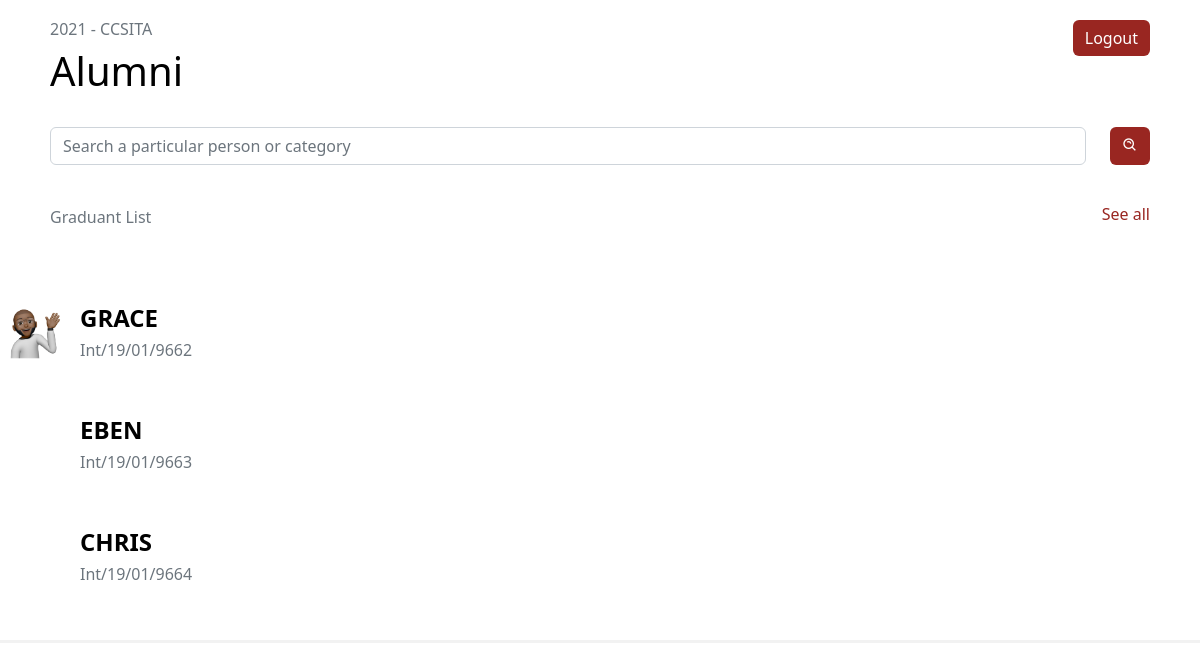
Page /userbase (signed in) on the earlier database version.
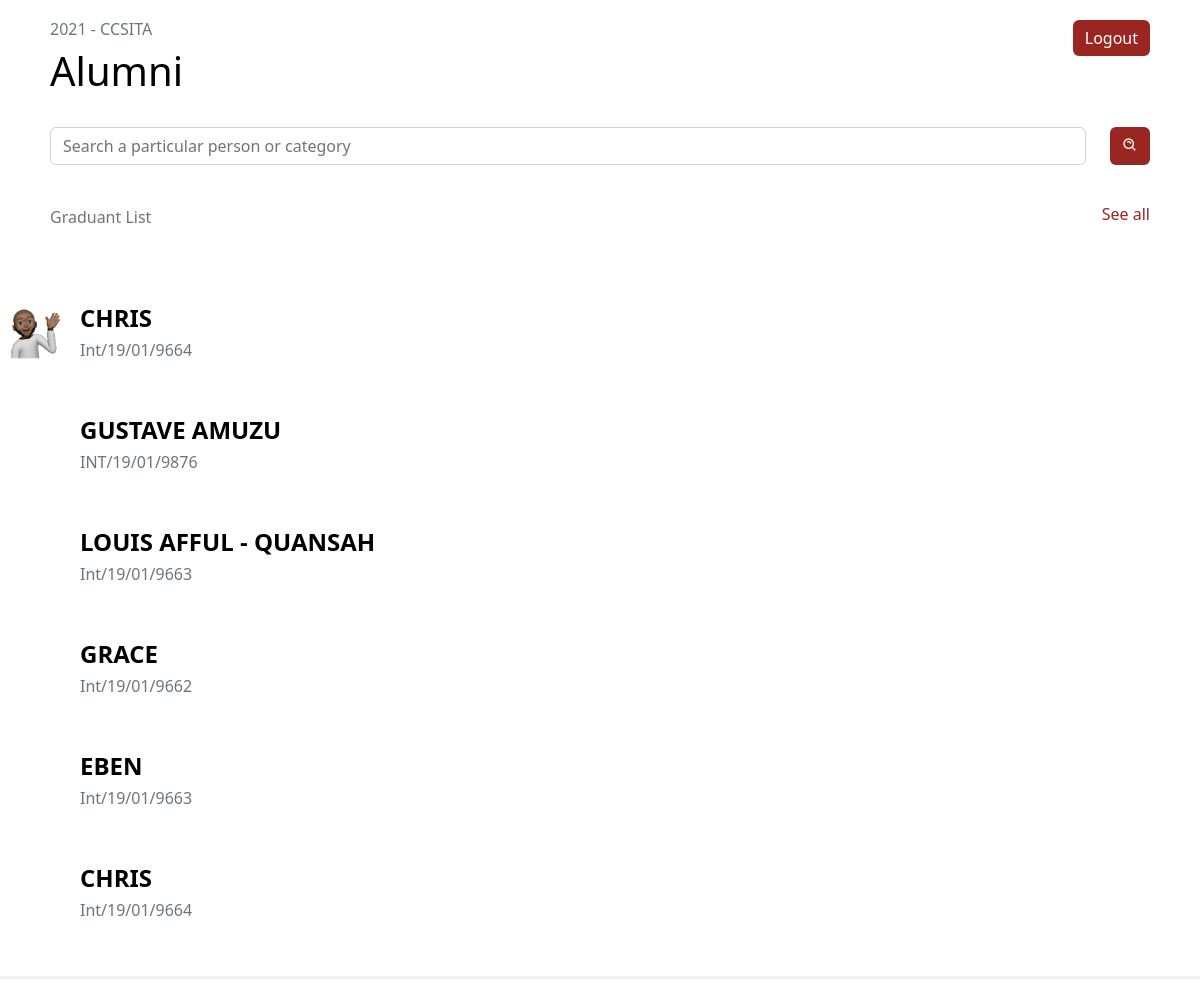
Same page on the later database version.
### app.py (models this page shows)
class User(db.Model,UserMixin):
    id= db.Column(db.Integer, primary_key=True)
    fullname= db.Column(db.String()  )
    indexnumber= db.Column(db.Integer())
    gender= db.Column(db.String()    )
    school= db.Column(db.String()    )
    department= db.Column(db.String()    )
    program= db.Column(db.String()   )
    completed= db.Column(db.Integer()     )
    admitted= db.Column(db.Integer()  )
    email= db.Column(db.String()     )
    telephone= db.Column(db.String()     )
    hall= db.Column(db.String()  )
    nationality= db.Column(db.String()   )
    address= db.Column(db.String()   )
    work= db.Column(db.String()  )
    guardian= db.Column(db.String()  )
    kin= db.Column(db.String()   )
    relationship= db.Column(db.String()  )
    marital= db.Column(db.String()   )
    health= db.Column(db.String()    )
    extra= db.Column(db.String()     )
    image_file = db.Column(db.String(20))
    def __repr__(self):
        return f"User('{self.id}', {self.fullname}, {self.gender}'"

### app.py (the view)
@app.route('/userbase')
@login_required
def userbase():
    print("Fetching all")
    users=User.query.order_by(User.id.desc()).all()
    print(users)
    print(current_user)
    return render_template("userbase.html", users=users, current_user=current_user, header="Information Technology", smalltitle="2021", name="- CCSITA", numberofentries="16 entries")

### forms.py
class Search(FlaskForm):
    searched = StringField('Searched', validators=[DataRequired()])
    submit = SubmitField('Search')

### app.py (called while the page is built)
@login_manager.user_loader
def load_user(user_id):
    return Person.query.get(int(user_id))

@app.context_processor
def base():
    form=Search()
    return dict(form=form)

    def __repr__(self):
        return f"Person('{self.id}', {self.name}', {self.yearCompleted})"

### templates/userbase.html (shortened to what this page needs)
{% extends 'userlayout.html' %}
{% block body %}
<div class="ade" style="display: flex; justify-content: space-between;">
  <p class="text-muted">Graduant List</p>
  <a href="" style="text-decoration: none; color: #992621;">
    <h6> See all</h6>
  </a>
</div>
</div>
<br>
<div style="display: flex; border-bottom: 3px solid #f2f2f2;">
  <div class="user-pic" style="padding-right: 10px;">
      <img src="static/img/memoji.png" >
  </div>
  <div class="user-text" style="display: flex; justify-content: space-between; width: 100%; margin-top: 15px;">
        <div>
          {%for user in users%}
          <div>
            <a href="{{url_for("userinformation", userid=user.id)}}" style="text-decoration: none; color: #992621;">
              <h4 class="names"><b> {{user.fullname}}</h4>
              <h6 class="text-muted">{{user.indexnumber}}</h6><br><br>
          </a>
          </div>
        {% endfor %}
      </div>
  </div>
</div>
{% endblock body %}

Differences in the rows shown:
added User: fullname "CHRIS", indexnumber "Int/19/01/9664"
added User: fullname "GUSTAVE AMUZU", indexnumber "INT/19/01/9876"
added User: fullname "LOUIS AFFUL - QUANSAH", indexnumber "Int/19/01/9663"
